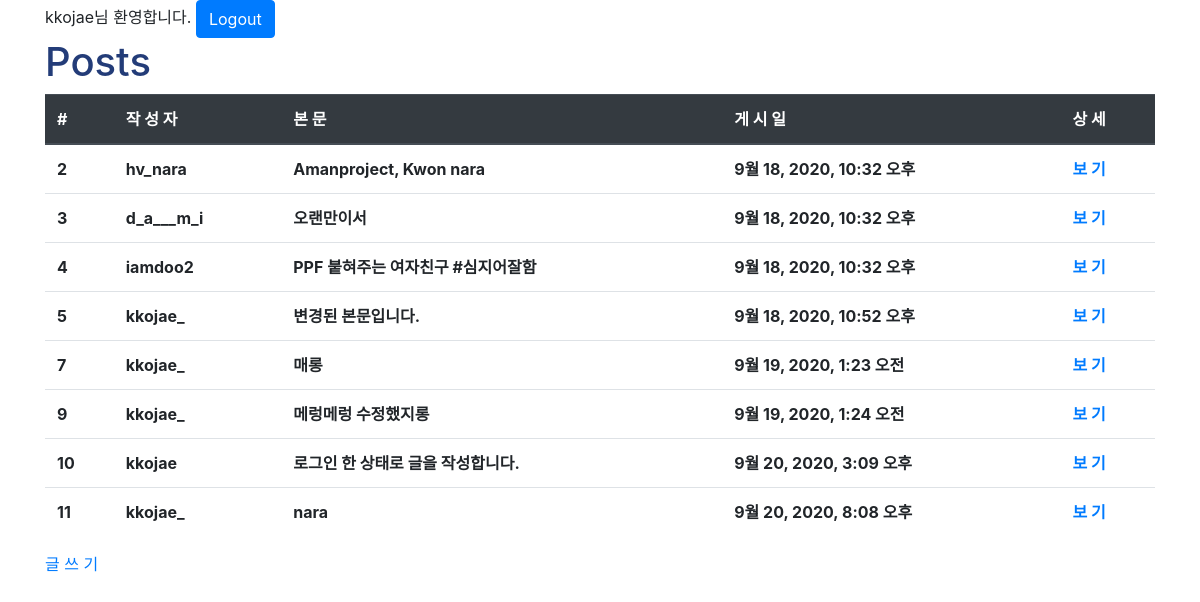
The page /posts/ (signed in) on the database its author committed.
### posts/models.py (models this page shows, shortened)
class Post(models.Model):
    user = models.ForeignKey(User, on_delete=models.CASCADE, null=False)
    body = models.TextField()
    image = models.ImageField(upload_to="posts", null=True)
    created_at = models.DateTimeField()
    liked_users = models.ManyToManyField(User, related_name="liked_posts")

### posts/views.py (the view)
# urls.py: path('', views.index, name='index'),
def index(request):
    posts = Post.objects.all()
    context = {
        "posts":posts
    }
    return render(request, 'posts/index.html', context)

### posts/templates/posts/index.html
{% extends "base.html" %}
{% load static %}
{% block style %}
    <link rel="stylesheet" href="{% static 'posts/style.css' %}" type="text/css" />
{% endblock %}
{% block content %}
<div class="container">
    <h1>Posts</h1>
    {% if posts %}
        <table class="table">
            <thead class="thead-dark">
                <tr>
                    <th>#</th>
                    <th>작 성 자</th>
                    <th>본 문</th>
                    <th>게 시 일</th>
                    <th>상 세</th>
                </tr>
            </thead>
            <tbody>
                {% for post in posts %}
                    <tr>
                        <th>{{ post.pk }}</th>
                        <th>{{ post.user.get_username }}</th>
                        <th>{{ post.body }}</th>
                        <th>{{ post.created_at }}</th>
                        <th><a href="{% url 'posts:detail' post.pk %}">보 기</a></th>
                    </tr>
                {% endfor %}
            </tbody>
        </table>
    {% else %}
        <p>No Posts.</p>
    {% endif %}
    <a href="{% url 'posts:new' %}">글 쓰 기</a>
</div>
{% endblock %}

### templates/base.html (shortened to what this page needs)
{% load static %}
<!doctype html>
<html lang="en">
<head>
    <link rel="stylesheet" href="{% static 'style.css' %}" type="text/css" />
    <link rel="stylesheet" href="https://stackpath.bootstrapcdn.com/bootstrap/4.5.2/css/bootstrap.min.css">
    {% block style %}
    {% endblock %}
</head>
<body>
    {% if user.is_authenticated %}
        <div class="container">
            <form action="{% url 'accounts:logout' %}" method="POST">
                {{ user.get_username }}님 환영합니다.
                <button type="submit" class="btn btn-primary">Logout</button>
            </form>
        </div>
    {% endif %}
    {% block content %}
    {% endblock %}
</body>
</html>

### static/style.css (style rules this page uses)
* { margin: 0px; padding: 0px; box-sizing: border-box; }

### posts/static/posts/style.css (style rules this page uses)
h1 { color: #233c78; }

### rows shown on the page
Post: pk "2", user.get_username "hv_nara", body "Amanproject, Kwon nara", created_at "9월 18, 2020, 10:32 오후"
Post: pk "3", user.get_username "d_a___m_i", body "오랜만이서", created_at "9월 18, 2020, 10:32 오후"
Post: pk "4", user.get_username "iamdoo2", body "PPF 붙혀주는 여자친구 #심지어잘함", created_at "9월 18, 2020, 10:32 오후"
Post: pk "5", user.get_username "kkojae_", body "변경된 본문입니다.", created_at "9월 18, 2020, 10:52 오후"
Post: pk "7", user.get_username "kkojae_", body "매롱", created_at "9월 19, 2020, 1:23 오전"
Post: pk "9", user.get_username "kkojae_", body "메렁메렁 수정했지롱", created_at "9월 19, 2020, 1:24 오전"
Post: pk "10", user.get_username "kkojae", body "로그인 한 상태로 글을 작성합니다.", created_at "9월 20, 2020, 3:09 오후"
Post: pk "11", user.get_username "kkojae_", body "nara", created_at "9월 20, 2020, 8:08 오후"

### other values the page prints
{{ user.get_username }} "kkojae"
